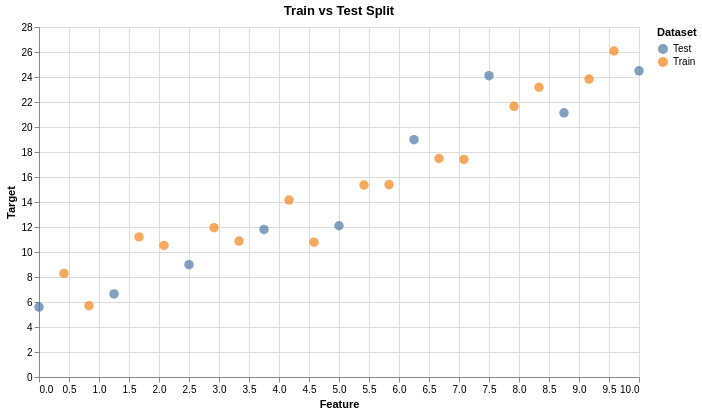

Notebook source saved alongside this figure:
### Markdown cell above
## 4. Train vs Test

A model can look good on familiar data and still fail on new data.

We therefore separate data into:
- **Train**: used to fit the model
- **Test**: used only to check generalization

### Code cell
df_reg["set"] = ["Train" if i % 3 != 0 else "Test" for i in range(len(df_reg))]

alt.Chart(df_reg).mark_circle(size=90).encode(
    x=alt.X("x:Q", title="Feature"),
    y=alt.Y("y:Q", title="Target"),
    color=alt.Color("set:N", title="Dataset"),
    tooltip=["x:Q", "y:Q", "set:N"]
).properties(
    width=600,
    height=350,
    title="Train vs Test Split"
)

### Figure 1 — Vega-Lite specification as saved in the notebook (floating-point values rounded to 4 significant figures)
{"config": {"view": {"continuousWidth": 300, "continuousHeight": 300}}, "data": {"name": "data-6dab7380bf94178918cadab19886f938"}, "mark": {"type": "circle", "size": 90}, "encoding": {"color": {"field": "set", "title": "Dataset", "type": "nominal"}, "tooltip": [{"field": "x", "type": "quantitative"}, {"field": "y", "type": "quantitative"}, {"field": "set", "type": "nominal"}], "x": {"field": "x", "title": "Feature", "type": "quantitative"}, "y": {"field": "y", "title": "Target", "type": "quantitative"}}, "height": 350, "title": "Train vs Test Split", "width": 600, "$schema": "https://vega.github.io/schema/vega-lite/v5.20.1.json", "datasets": {"data-6dab7380bf94178918cadab19886f938": [{"x": 0.0, "y": 5.598, "y_pred": 5.75, "set": "Test"}, {"x": 0.4167, "y": 8.286, "y_pred": 6.479, "set": "Train"}, {"x": 0.8333, "y": 5.709, "y_pred": 7.208, "set": "Train"}, {"x": 1.25, "y": 6.646, "y_pred": 7.938, "set": "Test"}, {"x": 1.667, "y": 11.21, "y_pred": 8.667, "set": "Train"}, {"x": 2.083, "y": 10.52, "y_pred": 9.396, "set": "Train"}, {"x": 2.5, "y": 8.987, "y_pred": 10.12, "set": "Test"}, {"x": 2.917, "y": 11.95, "y_pred": 10.85, "set": "Train"}, {"x": 3.333, "y": 10.87, "y_pred": 11.58, "set": "Train"}, {"x": 3.75, "y": 11.81, "y_pred": 12.31, "set": "Test"}, {"x": 4.167, "y": 14.16, "y_pred": 13.04, "set": "Train"}, {"x": 4.583, "y": 10.78, "y_pred": 13.77, "set": "Train"}, {"x": 5.0, "y": 12.1, "y_pred": 14.5, "set": "Test"}, {"x": 5.417, "y": 15.36, "y_pred": 15.23, "set": "Train"}, {"x": 5.833, "y": 15.4, "y_pred": 15.96, "set": "Train"}, {"x": 6.25, "y": 18.99, "y_pred": 16.69, "set": "Test"}, {"x": 6.667, "y": 17.48, "y_pred": 17.42, "set": "Train"}, {"x": 7.083, "y": 17.41, "y_pred": 18.15, "set": "Train"}, {"x": 7.5, "y": 24.1, "y_pred": 18.88, "set": "Test"}, {"x": 7.917, "y": 21.66, "y_pred": 19.6, "set": "Train"}, {"x": 8.333, "y": 23.18, "y_pred": 20.33, "set": "Train"}, {"x": 8.75, "y": 21.13, "y_pred": 21.06, "set": "Test"}, {"x": 9.167, "y": 23.83, "y_pred": 21.79, "set": "Train"}, {"x": 9.583, "y": 26.08, "y_pred": 22.52, "set": "Train"}, {"x": 10.0, "y": 24.49, "y_pred": 23.25, "set": "Test"}]}}
